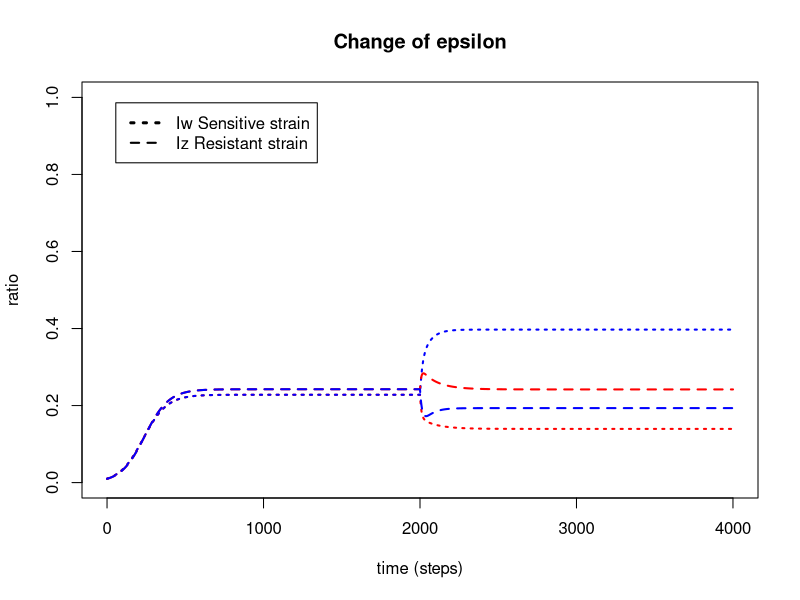

This chart was generated by the following R code: (Note: this script raises an error after producing the figure.)
## ---- chunk 1
library(deSolve)
options("scipen" = 10)
N <- 1
a <- 2000
pbeta_w <- 0.04
pbeta_z <- 0.015
pgammaa <- 0.01
pgamma_tilt <- 0.1
pq <- 0.5
prho <- 0.5
pphi <- 0.05
peps_init <- 0.10 #initial value of epsilon
peps_inc <- 0.15 #increased value of epsilon
peps_dec <- 0.05 #decreased value of epsilon
m <- 1
prop <- 0.01

# choice of model
pd <- 0   #coexistence in single host
pr <- 0   #replacement of Iz by Iw via interhost infection
pu <- 1   #Iw to Iz conversion, intrahost
pb <- 1   #Iz to Iw conversion, intahost


## ---- chunk 2
parameters <- c(beta_w=pbeta_w, beta_z=pbeta_z, gamma=pgammaa, gamma_prim=pgamma_tilt, eps=peps_init, q=pq, rho=prho, phi=pphi, d=pd, r=pr, u=pu, b=pb )

state <- c(S=1-2*prop, Iw=prop, Iz=prop, Iwz=0)

times=seq(0, a, by=m)

SIS_inc=function(times, state, parameters){
  with(as.list(c(state,parameters)),
       {dS = - beta_w*(Iw+d*q*Iwz)*S - beta_z*(Iz+d*q*Iwz)*S + gamma*(1-eps)*Iw + gamma_prim*eps*Iw + gamma*Iz
        dIw = beta_w*(Iw+d*q*Iwz)*S + d*gamma*Iwz - d*beta_z*(Iz+q*Iwz)*Iw - gamma*(1-eps)*Iw - gamma_prim*eps*Iw + r*(beta_w-beta_z)*Iw*Iz - u*rho*eps*Iw + b*phi*(1-eps)*Iz
        dIz = beta_z*(Iz+d*q*Iwz)*S + d*gamma*(1-eps)*Iwz + gamma_prim*eps*Iwz - d*beta_w*(Iw+q*Iwz)*Iz - gamma*Iz - r*(beta_w-beta_z)*Iw*Iz + u*rho*eps*Iw - b*phi*(1-eps)*Iz
        dIwz = d*(beta_w*(Iw+q*Iwz)*Iz + beta_z*(Iz+q*Iwz)*Iw - gamma*Iwz - gamma*(1-eps)*Iwz - gamma_prim*eps*Iwz)
        list(c(dS, dIw, dIz, dIwz))
       })
}

out_init=as.data.frame(
  ode(y=state, times=times, func=SIS_inc, parms=parameters)
)

## ---- chunk 3
parameters2 <- c(beta_w=pbeta_w, beta_z=pbeta_z, gamma=pgammaa, gamma_prim=pgamma_tilt, eps=peps_inc, q=pq, rho=prho, phi=pphi, d=pd, r=pr, u=pu, b=pb )

state2 <- c(S=out_init$S[2001], Iw=out_init$Iw[2001], Iz=out_init$Iz[2001], Iwz=out_init$Iwz[2001])

times2=seq(a, 2*a, by=m)

out_inc=as.data.frame(
  ode(y=state2, times=times2, func=SIS_inc, parms=parameters2)
)

## ---- chunk 4


parameters3 <- c(beta_w=pbeta_w, beta_z=pbeta_z, gamma=pgammaa, gamma_prim=pgamma_tilt, eps=peps_dec, q=pq, rho=prho, phi=pphi, d=pd, r=pr, u=pu, b=pb )

state2 <- c(S=out_init$S[2001], Iw=out_init$Iw[2001], Iz=out_init$Iz[2001], Iwz=out_init$Iwz[2001])

times2=seq(a, 2*a, by=m)

out_dec=as.data.frame(
  ode(y=state2, times=times2, func=SIS_inc, parms=parameters3)
)

## ---- chunk 5


inc <- rbind(out_init[1:2000,], out_inc)
dec <- rbind(out_init[1:2000,], out_dec)
t<- seq(0, 2*a, by=m)

plot(t, inc$Iw, main="Change of epsilon", xlab="time (steps)", ylab="ratio", ylim=c(0,1), lty=3, lwd=2, type="l", col="RED")
lines(t, dec$Iw, lty=3, lwd=2, col="BLUE")
lines(t, inc$Iz, lty=2, lwd=2, col="RED")
lines(t, dec$Iz, lty=2, lwd=2, col="BLUE")

legend("topleft" , inset=.05, c("Iw Sensitive strain", "Iz Resistant strain"), lty=c(3,2), lwd=c(3,2))
## ---- chunk 6


parameters3 <- c(beta_w=pbeta_w, beta_z=pbeta_z, gamma=pgammaa, gamma_prim=pgamma_tilt, eps=peps_dec, q=pq, rho=prho, phi=pphi, d=pd, r=pr, u=pu, b=pb )

times3=seq(a, a+200, by=m/10)

state3 <- c(S=out_init$S[2001], Iw=out_init$Iw[2001], Iz=out_init$Iz[2001], Iwz=out_init$Iwz[2001])

break_point=function(x){
  parameters3[5] <-x
  out_multi=as.data.frame(
  ode(y=state3, times=times3, func=SIS_inc, parms=parameters3))
  out_multi_S <- out_multi$S
  out_multi_Iw <- out_multi$Iw
  out_multi_Iz <- out_multi$Iz
  out_multi_Iwz <- out_multi$Iwz
  return(out_multi)
}

pepsi <- seq(0, 0.2, by=0.01)

out <- do.call(cbind, lapply(pepsi,break_point))

## ---- chunk 7


t<- seq(a, a+200, by=m/10)

colglob <- colorRampPalette(c("red", "blue"))

colforcol <- colglob(ncol(S))


linfun <- function(x){
  lines(t, unlist(x), lty=3, lwd=2, col=colforcol[])
}

ns <- seq(2,ncol(out), by=5)
niw <- seq(3,ncol(out), by=5)
niz <- seq(4,ncol(out), by=5)
niwz <- seq(5,ncol(out), by=5)



S <- out[,seq(2,ncol(out), by=5)]
colnames(S) <- seq(0,0.2,by=0.01)

Iw <- out[,seq(3,ncol(out), by=5)]
Iz <- out[,seq(4,ncol(out), by=5)]
Iwz <- out[,seq(5,ncol(out), by=5)]



plot(t, unlist(S[11, 1:(length(unlist(S[11]))-1)]), main="Change of epsilon", xlab="time (steps)", ylab="ratio", ylim=c(0,1), lty=3, lwd=2, type="l")

apply(S, 2, linfun)

legend("topleft" , inset=.05, c("Iw Sensitive strain", "Iz Resistant strain"), lty=c(3,2), lwd=c(3,2))
